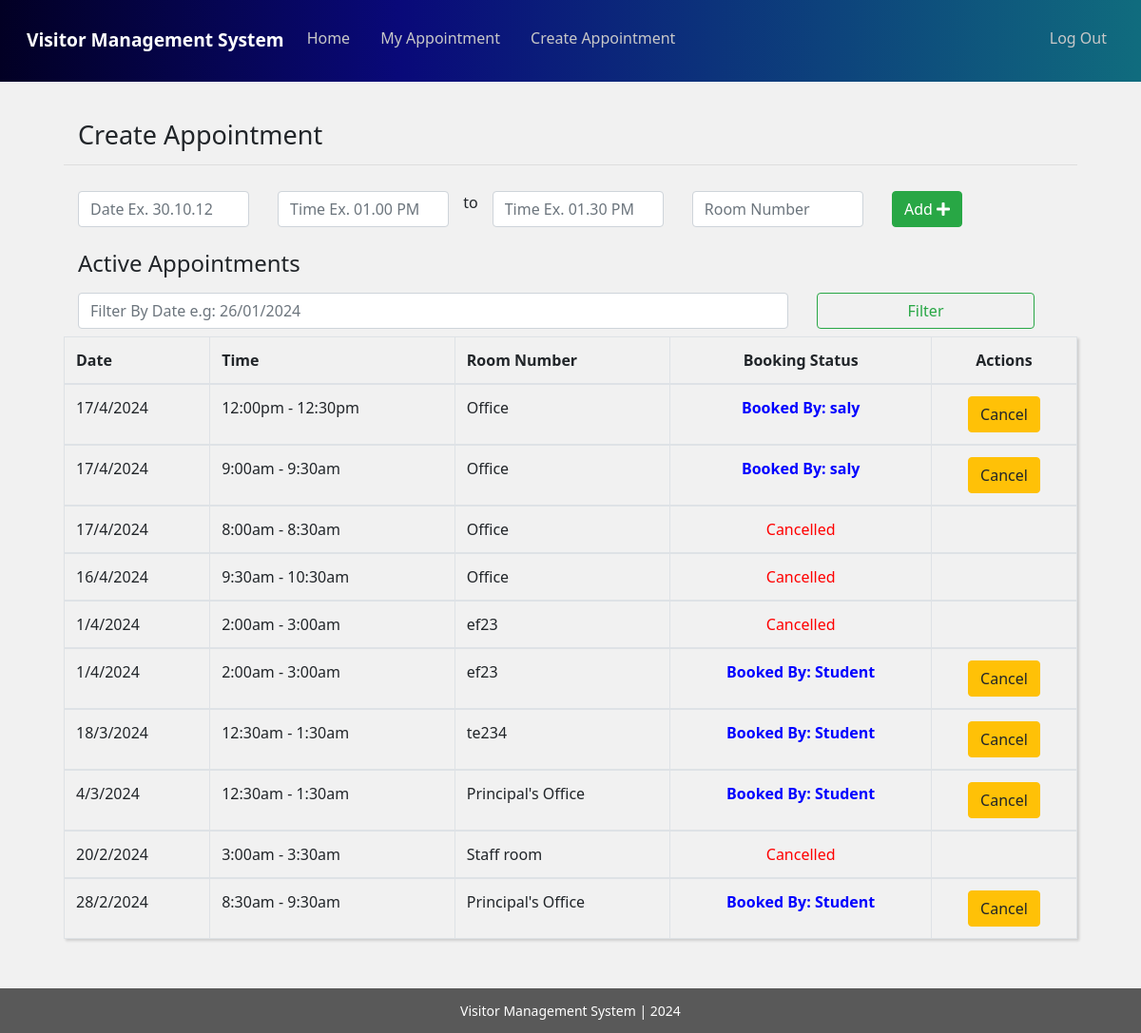
The app's page /teacher/create_appointment/ (signed in) with its own data.
### teacher/models.py (models this page shows, shortened)
class Appointment(models.Model):
	user=models.ForeignKey(settings.AUTH_USER_MODEL,blank=True, null=True,on_delete=models.DO_NOTHING)
	date=models.CharField(max_length=50)
	time_start=models.CharField(max_length=50)
	time_end=models.CharField(max_length=50)
	room_number=models.CharField(max_length=50)
	appointment_with=models.CharField(max_length=50,blank=True)
	update_time=models.DateField(auto_now=True, auto_now_add=False)
	frist_time=models.DateField(auto_now=False, auto_now_add=True)
	status=models.CharField(max_length=10, null=True)
	cancel_reason=models.TextField(blank=True)

### teacher/views.py (the view)
# urls.py: path('create_appointment/', views.teacher_appointment_list, name='teacher_appointment_list'),
def teacher_appointment_list(request):
	logger.info('add new entry')
	group_name=Group.objects.all().filter(user = request.user)# get logget user grouped name
	group_name=str(group_name[0]) # convert to string
	if "Teacher" == group_name:
		user_name=request.user.get_username()#Getting Username
		appointment_list = Appointment.objects.all().order_by("-id").filter(user=request.user)
		q=request.GET.get("q") #search start
		if q:
			appointment_list=appointment_list.filter(date__icontains=q)
		else:
			appointment_list = appointment_list #search end
		appointments= {
		    "query": appointment_list,
		    "user_name":user_name,
		    "form":AppointmentForm(),
		}
		form = AppointmentForm(request.POST or None)
		if form.is_valid():
			saving=form.save(commit=False)
			saving.user=request.user
			saving.save()
			messages.success(request, 'Post Created Sucessfully')
		return render(request, 'teacher_create_appointment.html', appointments )
	else:
		return redirect('http://127.0.0.1:8000/')

### teacher/forms.py
class AppointmentForm(forms.ModelForm):
	class Meta:
		model=Appointment
		fields=[
		    "date",
		    "time_start",
		    "time_end",
		    "room_number",
		    "appointment_with",
			"status"
		]

### templates/teacher_create_appointment.html (shortened to what this page needs)
{% extends 'common_teacher.html' %}
{% block common_teacher %}
   <div class="student">
           <div class="container">
          <div class="row min-height">
              <div class="col-sm-12">
                            <div class="row main_boder">
                                <div class="col-sm-7">
                                     <h3 class="appointmnet_list">Create Appointment</h3>
                                </div>
                                <div class="col-sm-5">
                                </div>
                            </div>
                          <form method="POST" action="">{% csrf_token %}
                               <div class="row" id="datepairExample">
                                  <div class="col">
                                    <input type="text" class="form-control date start"  name="{{form.date.name}}" required id="id_{{form.date.name}}" placeholder="Date Ex. 30.10.12 ">
                                  </div>
                                  <div class="col">
                                    <input type="text" class="form-control time start" name="{{form.time_start.name}}" required id="id_{{form.time_start.name}}" required placeholder="Time Ex. 01.00 PM">
                                  </div> to
                                  <div class="col">
                                    <input type="text" class="form-control time end" name="{{form.time_end.name}}" required id="id_{{form.time_end.name}}" required placeholder="Time Ex. 01.30 PM ">
                                  </div>
                                  <div class="col">
                                    <input type="text" class="form-control" name="{{form.room_number.name}}" required id="id_{{form.room_number.name}}" required placeholder="Room Number">
                                  </div>
                                  <div class="col">
                                    <button type="submit" class="btn btn-success">Add <i class="fas fa-plus"></i></button>
                                  </div>
                                </div>
                             </form>
                             <br>
      </div>
                                <div class="col-sm-7">
                                  <h4 class="">Active Appointments</h4>
                             </div>
                             <form class="form-inline my-2 mx-0 col-12" method="GET" action="">
                              <div class="row w-100">
                                  <div class="col-sm-12 col-md-9">
                                      <input class="form-control mr-sm-2 w-100" type="text" name="q" placeholder="Filter By Date e.g: 26/01/2024" aria-label="Filter">
                                  </div>
                                  <div class="col-sm-12 col-md-3 mt-2 mt-md-0">
                                      <button class="btn btn-outline-success btn-block" type="submit" value="Search">Filter</button>
                                  </div>
                              </div>
                          </form>
                             <table class="table table-hover table-bordered" style="box-shadow: rgba(0, 0, 0, 0.15) 1.95px 1.95px 2.6px;">
                                       <thead >
                                        <tr>
                                          <th scope="col">Date</th>
                                          <th scope="col">Time</th>
                                          <th scope="col">Room Number</th>
                                          <th scope="col" style="text-align: center;">Booking Status</th>
                                          <th scope="col" style="text-align: center;"> Actions</th>
                                        </tr>
                                      </thead>{% for appoint in query %}
                                      {% if appoint.appointment_with != '' %}
                                      <tbody>
                                        <tr>
                                          <td>{{appoint.date}}</td>
                                          <td>{{appoint.time_start}} - {{appoint.time_end}}</td>
                                          <td>{{appoint.room_number}}</td>
                                          <td style="text-align: center;">
                                            {% if appoint.status == "Cancelled" %}
                                              <div style="color: red; font-weight: 500;">{{appoint.status}}</div>
                                            {% else %}
                                            <div style="color: blue; font-weight: 600;">Booked By: {{appoint.appointment_with}}</div>
                                            {% endif %}
                                          </td>
                                          {% if appoint.status != "Cancelled" %}
                                          <td style="text-align: center;">
                                            <button type="button" class="btn btn-warning" data-toggle="modal" data-target="#cancelModal{{ appoint.id }}">Cancel</button>
                                          </td>
                                          {% endif %}
                                        </tr>
                                      </tbody>{% endif %}
                                      {% endfor %}
                              </table>
              </div>
          </div>
      </div>
      <div class="footer">
           <div class="container">
          <div class="row">
              <div class="col-sm-12">
                Visitor Management System | 2024
              </div>
          </div>
      </div>
      </div>
{% endblock common_teacher %}

### static/css/style.css (style rules this page uses)
.container { max-width: unset; }
.login { background-image: url(image/background.jpg); background-size: cover; }
h3.appointmnet_list { padding: 19px 0px 10px 0px; font-weight: normal; font-size: 27px; }
.student .row { background: #f1f1f1; }
body { font-family: 'Segoe UI', Tahoma, Geneva, Verdana, sans-serif; }
.footer .row { background: #595959; text-align: center; font-size: 14px; color: white; padding: 13px; }
h3.appointmnet_list { padding: 19px 0px 6px 0px; margin-bottom: 27px; font-weight: normal; font-size: 27px; }
.min-height h3.appointmnet_list { padding: 0px 0px 6px 0px; margin-bottom: 9px; font-weight: normal; font-size: 27px; }
.row.min-height { background: #f1f1f1; padding: 20px 67px 36px 67px; }
.row.main_boder { margin-bottom: 27px; border-bottom: 1px solid #00000014; }
.row.min-height { background: #f1f1f1; padding: 40px 67px 36px 67px; min-height: 591px; }
.main_boder { border-bottom: 1px solid #00000014; }

### records on screen
Appointment: date "17/4/2024", time_start "12:00pm", time_end "12:30pm", room_number "Office", appointment_with "saly"
Appointment: date "17/4/2024", time_start "9:00am", time_end "9:30am", room_number "Office", appointment_with "saly"
Appointment: date "17/4/2024", time_start "8:00am", time_end "8:30am", room_number "Office", status "Cancelled"
Appointment: date "16/4/2024", time_start "9:30am", time_end "10:30am", room_number "Office", status "Cancelled"
Appointment: date "1/4/2024", time_start "2:00am", time_end "3:00am", room_number "ef23", status "Cancelled"
Appointment: date "1/4/2024", time_start "2:00am", time_end "3:00am", room_number "ef23", appointment_with "Student"
Appointment: date "18/3/2024", time_start "12:30am", time_end "1:30am", room_number "te234", appointment_with "Student"
Appointment: date "4/3/2024", time_start "12:30am", time_end "1:30am", room_number "Principal's Office", appointment_with "Student"
Appointment: date "20/2/2024", time_start "3:00am", time_end "3:30am", room_number "Staff room", status "Cancelled"
Appointment: date "28/2/2024", time_start "8:30am", time_end "9:30am", room_number "Principal's Office", appointment_with "Student"
